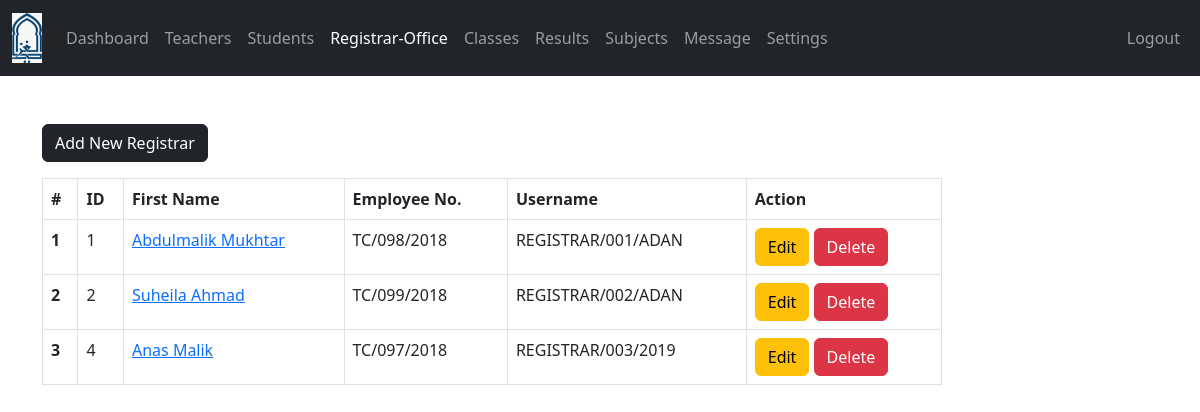
The app's page /admin/registrar-office.php (signed in) with its own data.
### tables this page shows
CREATE TABLE `registrar_office` (
  `r_user_id` int(11) NOT NULL,
  `username` varchar(127) NOT NULL,
  `password` varchar(255) NOT NULL,
  `fname` varchar(31) NOT NULL,
  `address` varchar(31) NOT NULL,
  `employee_number` varchar(50) NOT NULL,
  `date_of_birth` date NOT NULL,
  `phone_number` varchar(31) NOT NULL,
  `gender` varchar(7) NOT NULL,
  `email_address` varchar(255) NOT NULL,
  `date_of_joined` datetime NOT NULL DEFAULT current_timestamp()
);

### admin/data/registrar_office.php (called while the page is built, shortened)
<?php
function getAllR_users($conn){
   $sql = "SELECT * FROM registrar_office";
   $stmt = $conn->prepare($sql);
   $stmt->execute();
   if ($stmt->rowCount() >= 1) {
     $teachers = $stmt->fetchAll();
     return $teachers;
   }else {
   	return 0;
   }
}

### admin/registrar-office.php (the view, shortened to what this page needs)
<?php
if (isset($_SESSION['admin_id']) &&
    isset($_SESSION['role'])) {
    if ($_SESSION['role'] == 'Admin') {
       include "../DB_connection.php";
       include "data/registrar_office.php";
       $r_users = getAllR_users($conn);
 ?>
<!DOCTYPE html>
<html lang="en">
<head>
	<link rel="stylesheet" href="https://cdn.jsdelivr.net/npm/bootstrap@5.2.0/dist/css/bootstrap.min.css">
	<link rel="stylesheet" href="../css/style.css">
  <link rel="stylesheet" href="https://cdnjs.cloudflare.com/ajax/libs/font-awesome/4.7.0/css/font-awesome.min.css">
</head>
<body>
    <?php
        include "inc/navbar.php";
        if ($r_users != 0) {
     ?>
     <div class="container mt-5">
        <a href="registrar-office-add.php"
           class="btn btn-dark">Add New Registrar</a>
           <div class="table-responsive">
              <table class="table table-bordered mt-3 n-table">
                <thead>
                  <tr>
                    <th scope="col">#</th>
                    <th scope="col">ID</th>
                    <th scope="col">First Name</th>
                    <th scope="col">Employee No.</th>
                    <th scope="col">Username</th>
                    <th scope="col">Action</th>
                  </tr>
                </thead>
                <tbody>
                  <?php $i = 0; foreach ($r_users as $r_user ) {
                    $i++;  ?>
                  <tr>
                    <th scope="row"><?=$i?></th>
                    <td><?=$r_user['r_user_id']?></td>
                    <td><a href="registrar-office-view.php?r_user_id=<?=$r_user['r_user_id']?>">
                         <?=$r_user['fname']?></a></td>
                    <td><?=$r_user['employee_number']?></td>
                    <td><?=$r_user['username']?></td>
                    <td>
                        <a href="registrar-office-edit.php?r_user_id=<?=$r_user['r_user_id']?>"
                          class="btn btn-warning">Edit</a>
                        <a href="#" onclick="confirmDelete(<?=$r_user['r_user_id']?>)"
                          class="btn btn-danger">Delete</a>
                    </td>
                  </tr>
                <?php } ?>
                </tbody>
              </table>
           </div>
         <?php } ?>
     </div>
</body>
</html>
<?php
  }else {
    header("Location: ../login.php");
    exit;
  }
}else {
	header("Location: ../login.php");
	exit;
}
?>

### css/style.css (style rules this page uses)
.n-table { max-width: 900px; }

### records on screen
registrar_office: r_user_id "1", fname "Abdulmalik Mukhtar", employee_number "TC/098/2018", username "REGISTRAR/001/ADAN"
registrar_office: r_user_id "2", fname "Suheila Ahmad", employee_number "TC/099/2018", username "REGISTRAR/002/ADAN"
registrar_office: r_user_id "4", fname "Anas Malik", employee_number "TC/097/2018", username "REGISTRAR/003/2019"
